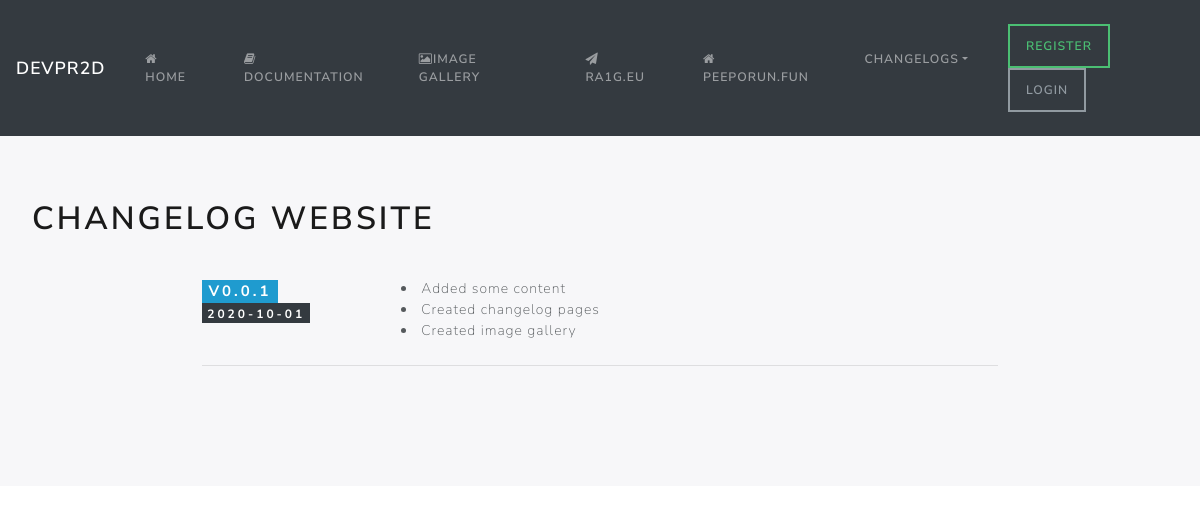
Before: /changelogsite.php with the older database file.
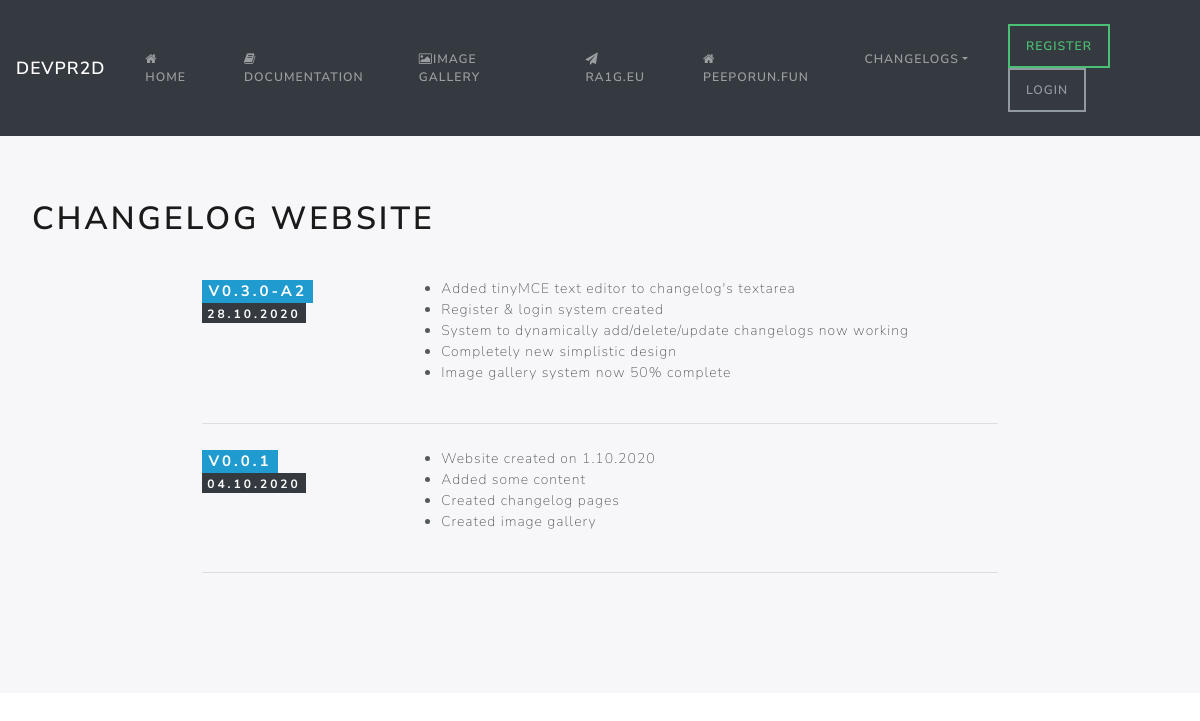
After: the same page with the newer database file.
### tables this page shows
CREATE TABLE `menu` (
  `idmenu` int(11) NOT NULL,
  `meno` varchar(55) NOT NULL,
  `file_path` varchar(90) DEFAULT NULL,
  `icon` varchar(90) NOT NULL,
  `menuorder` int(11) NOT NULL
);

CREATE TABLE `changelogsite` (
  `id` int(11) NOT NULL,
  `date` varchar(100) NOT NULL,
  `version` varchar(20) NOT NULL,
  `text` longtext NOT NULL
);

### classes/DB.php (called while the page is built, shortened)
<?php
class DB
{
    private $connection;
    public function __construct($host, $username, $password, $dbname, $port = 3306)
    {
        $this->host = $host;
        $this->username = $username;
        $this->password = $password;
        $this->dbname = $dbname;
        $this->port = $port;
        try{
            $connection = new PDO("mysql:host=".$this->host.";dbname=".$this->dbname.";port=".$this->port, $this->username, $this->password);
            $connection->setAttribute(PDO::ATTR_ERRMODE, PDO::ERRMODE_EXCEPTION);
            $this->connection = $connection;
        } catch(PDOException $exception){
            echo "Error while connecting to DB". $exception->getMessage();
        }
    }
        public function getMenuItems(){
            $sql = "SELECT * FROM menu ORDER BY menuorder";
            $stmt = $this->connection->prepare($sql);
            $stmt->execute();
            return $stmt->fetchAll(PDO::FETCH_ASSOC);
        }
    public function getChangelogsiteItems(){
        $sql = "SELECT * FROM changelogsite ORDER BY version DESC";
        $stmt = $this->connection->prepare($sql);
        $stmt->execute();
        return $stmt->fetchAll(PDO::FETCH_ASSOC);
    }
}
?>

### menu.php (the view, shortened to what this page needs)
<?php
include_once ("classes/DB.php");
$db = new DB("localhost","root","","devpeeporun", 3306);
$menuItems = $db->getMenuItems();
?>
<a class="navbar-brand" href="#">
    <?php if(empty($_SESSION["id"])) {
        echo "DEVPR2D";
    }else{
        echo 'Welcome back <span class="badge badge-success">'; echo $user->username; echo '</span>';
    }
    ?>
</a>
<div class="collapse navbar-collapse" id="navbarColor01">
    <ul class="navbar-nav mr-auto">
        <?php foreach($menuItems as $key => $menuItem){
        ?>
        <li class="nav-item">
            <a class="nav-link" href="<?php echo $menuItem['file_path']; ?>"><i class="<?php echo $menuItem['icon']; ?>"></i><?php echo $menuItem['meno']; ?></a>
        </li>
        <?php } ?>
        <li class="nav-item dropdown">
            <a class="nav-link dropdown-toggle" data-toggle="dropdown" href="#" role="button" aria-haspopup="true" aria-expanded="false">Changelogs</a>
        </li>
    </ul>
    <form class="form-inline my-2 my-lg-0">
<?php if(empty($_SESSION["id"])) {?>
        <a class="nav-link btn btn-outline-success" href="register.php">Register</a>
        <a class="nav-link btn btn-outline-secondary" href="login.php">Login</a>
        <?php } else { ?>
        <a class="nav-link btn btn-outline-success" href="myprofile.php">My profile </a>
        <a class="nav-link btn btn-outline-danger" href="logout.php">Logout</a>
        <?php } ?>
    </form>
</div>

### changelogsite.php (shortened to what this page needs)
<!doctype html>
<html>
<head>
    <?php
    include_once ("header.php");
    ?>
</head>
<body>
<nav class="navbar navbar-expand-lg navbar-dark bg-dark">
    <?php include_once ("menu.php");
    $changelogitems = $db->getChangelogsiteItems();
    ?>
</nav>
<div class="jumbotron">
    <h1 class="display-5">Changelog Website</h1>
    <div class="changelog">
        <div class="wrapper">
            <?php foreach($changelogitems as $key => $changelogitem){
                ?>
                <div class="changelog__item">
                    <div class="changelog__meta">
                        <h4 class="changelog__title" id="chversion"><span class="badge badge-info">v<?php echo $changelogitem['version']; ?></span></h4>
                        <h5 class="changelog__date" id="chdate"><span class="badge badge-dark"><?php echo $changelogitem['date']; ?></span></h5>
                    </div>
                    <div class="changelog__detail">
                            <?php echo $changelogitem['text']; ?>
                    </div>
                </div>
                <hr class="my-4">
            <?php } ?>
        </div>
    </div>
</div>
</body>
</html>

Changed rows visible on the page:
added changelogsite: version "0.3.0-A2", date "28.10.2020", text "Added tinyMCE text editor to changelog's textarea Register & login system created System to dynamically add/delete/update changelogs now working Completely new simplistic design Image gallery system now 50% complete"
changed changelogsite: date "2020-10-01" → "04.10.2020"; text "Added some content Created changelog pages Created image gallery" → "Website created on 1.10.2020 Added some content Created changelog pages Created image gallery"
